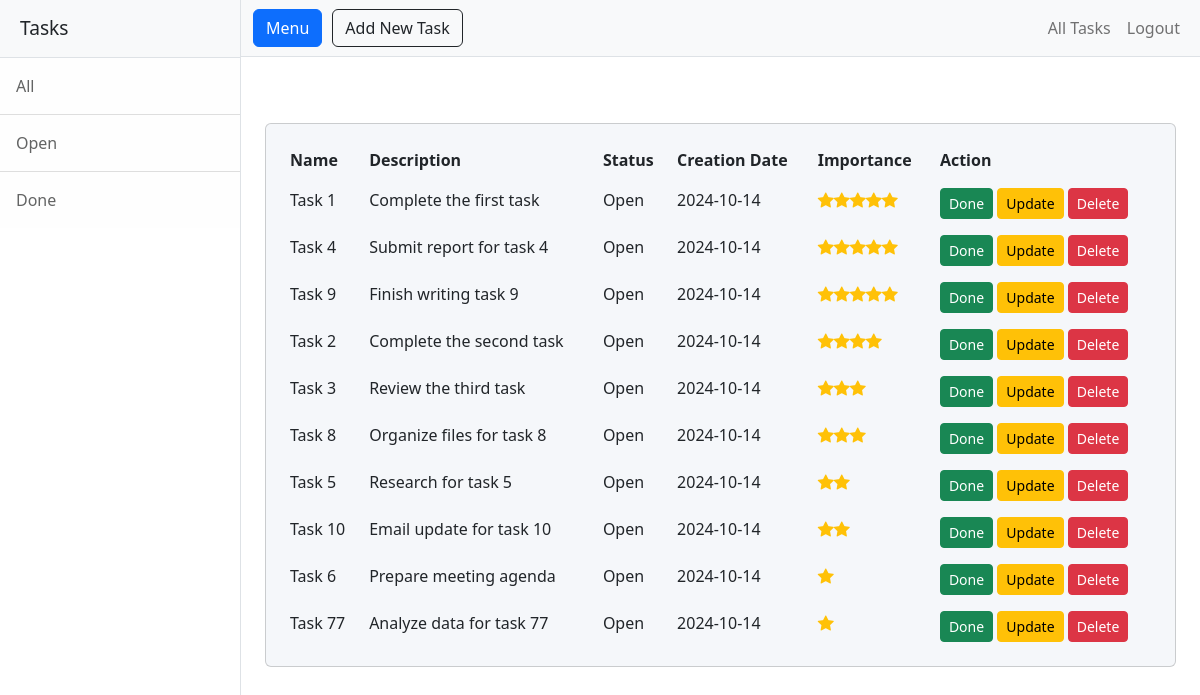
The page / (signed in) on the database its author committed.
### models.py (models this page shows)
class Task(db.Model):
    __tablename = "tasks"
    id: Mapped[int] = mapped_column(Integer, primary_key=True)
    name: Mapped[str] = mapped_column(String(250), unique=True, nullable=False)
    importance: Mapped[int] = mapped_column(Integer, nullable=False)
    description: Mapped[str] = mapped_column(String(250), nullable=True)
    status: Mapped[str] = mapped_column(String(250), nullable=False)
    date: Mapped[str] = mapped_column(String(250), nullable=False)
    user_id: Mapped[int] = mapped_column(Integer, ForeignKey('users.id'), nullable=False)
    user = relationship("User", back_populates="tasks")

### views.py (the view)
@views.route('/')
@login_required
def get_all_tasks():
    tasks = Task.query.filter_by(
        user_id=current_user.id).order_by(Task.importance.desc()).all()
    return render_template("all-tasks.html", all_tasks=tasks)

### __init__.py (called while the page is built)
@login_manager.user_loader
def load_user(user_id):
    from models import User
    return User.query.get(int(user_id))

### templates/all-tasks.html (shortened to what this page needs)
{% include "header.html" %}
<div>
    <div>
        <div class="container-fluid mt-3">
            <div class="mask d-flex align-items-center h-100">
                <div class="container d-flex justify-content-center">
                    <div class="card shadow-2-strong w-100" style="background-color: #f5f7fa;">
                        <div class="card-body">
                            <div class="table-responsive">
                                <table class="table table-borderless mb-0">
                                    <thead>
                                    <tr>
                                        <th scope="col">Name</th>
                                        <th scope="col">Description</th>
                                        <th scope="col">Status</th>
                                        <th scope="col">Creation Date</th>
                                        <th scope="col">Importance</th>
                                        <th scope="col">Action</th>
                                    </tr>
                                    </thead>
                                    <tbody>
                                    {% for task in all_tasks %}
                                        <tr>
                                            <td>
                                                <span title="{{ task.name }}">
                                                    {{ task.name[:15] }}
                                                </span>
                                            </td>
                                            <td>
                                                  <span title="{{ task.description }}">
                                                    {{ task.description[:30] }}
                                                  </span>
                                            </td>
                                            <td>{{ task.status }}</td>
                                            <td>{{ task.date }}</td>
                                            <td>
                                                <div class="star-rating-list">
                                                    {% for _ in range(task.importance) %}
                                                        <i class="bi bi-star-fill"></i>
                                                    {% endfor %}
                                                </div>
                                            </td>
                                            <td>
                                                <a class="class= btn btn-sm btn-success"
                                                   href="{{ url_for('views.update_tasks_done', task_id=task.id) }}">Done</a>
                                                <a class="class= btn btn-sm btn-warning"
                                                   href="{{ url_for('views.update_tasks', task_id=task.id) }}">Update</a>
                                                <a class="class= btn btn-sm btn-danger"
                                                   href="{{ url_for('views.delete_task', task_id=task.id) }}">Delete</a>
                                            </td>
                                        </tr>
                                    {% endfor %}
                                    </tbody>
                                </table>
                            </div>
                        </div>
                    </div>
                </div>
            </div>
        </div>
    </div>
</div>
{% include "footer.html" %}

### templates/header.html (shortened to what this page needs)
<!DOCTYPE html>
<html lang="en">
<head>
    <link href="{{ url_for('static', filename='css/styles.css') }}" rel="stylesheet">
    <link rel="stylesheet"
          href="https://cdnjs.cloudflare.com/ajax/libs/bootstrap-icons/1.10.0/font/bootstrap-icons.min.css">
</head>
<body>
<div class="d-flex" id="wrapper">
    <div class="border-end bg-white" id="sidebar-wrapper">
        <div class="sidebar-heading border-bottom bg-light">Tasks</div>
        <div class="list-group list-group-flush">
            <a class="list-group-item list-group-item-action list-group-item-light p-3"
               href="{{ url_for('views.get_all_tasks') }}">All</a>
            <a class="list-group-item list-group-item-action list-group-item-light p-3"
               href="{{ url_for('views.get_all_pending_tasks') }}">Open</a>
            <a class="list-group-item list-group-item-action list-group-item-light p-3"
               href="{{ url_for('views.get_all_done_tasks') }}">Done</a>
        </div>
    </div>
    <div id="page-content-wrapper">
        <nav class="navbar navbar-expand-lg navbar-light bg-light border-bottom">
            <div class="container-fluid">
                <button class="btn btn-primary" id="sidebarToggle" style="margin-right: 10px;">Menu</button>
                <a class="btn btn-white" href="{{ url_for('views.put_new_task') }}" style="border: 1px solid;">Add New
                    Task</a>
                <div class="collapse navbar-collapse" id="navbarSupportedContent">
                    <ul class="navbar-nav ms-auto mt-2 mt-lg-0">
                        <li class="nav-item active"><a class="nav-link" href="{{ url_for('views.get_all_tasks') }}">All
                            Tasks</a>
                        </li>
                        {% if current_user.is_authenticated %}
                            <li class="nav-item">
                                <a class="nav-link" href="{{ url_for('auth.logout') }}">Logout</a>
                            </li>
                        {% endif %}
                    </ul>
                </div>
            </div>
        </nav>

### templates/footer.html (shortened to what this page needs)
</body>
</html>

### rows shown on the page
Task: name "Task 1", description "Complete the first task", status "Open", date "2024-10-14", importance 5 (drawn)
Task: name "Task 4", description "Submit report for task 4", status "Open", date "2024-10-14", importance 5 (drawn)
Task: name "Task 9", description "Finish writing task 9", status "Open", date "2024-10-14", importance 5 (drawn)
Task: name "Task 2", description "Complete the second task", status "Open", date "2024-10-14", importance 4 (drawn)
Task: name "Task 3", description "Review the third task", status "Open", date "2024-10-14", importance 3 (drawn)
Task: name "Task 8", description "Organize files for task 8", status "Open", date "2024-10-14", importance 3 (drawn)
Task: name "Task 5", description "Research for task 5", status "Open", date "2024-10-14", importance 2 (drawn)
Task: name "Task 10", description "Email update for task 10", status "Open", date "2024-10-14", importance 2 (drawn)
Task: name "Task 6", description "Prepare meeting agenda", status "Open", date "2024-10-14", importance 1 (drawn)
Task: name "Task 77", description "Analyze data for task 77", status "Open", date "2024-10-14", importance 1 (drawn)
